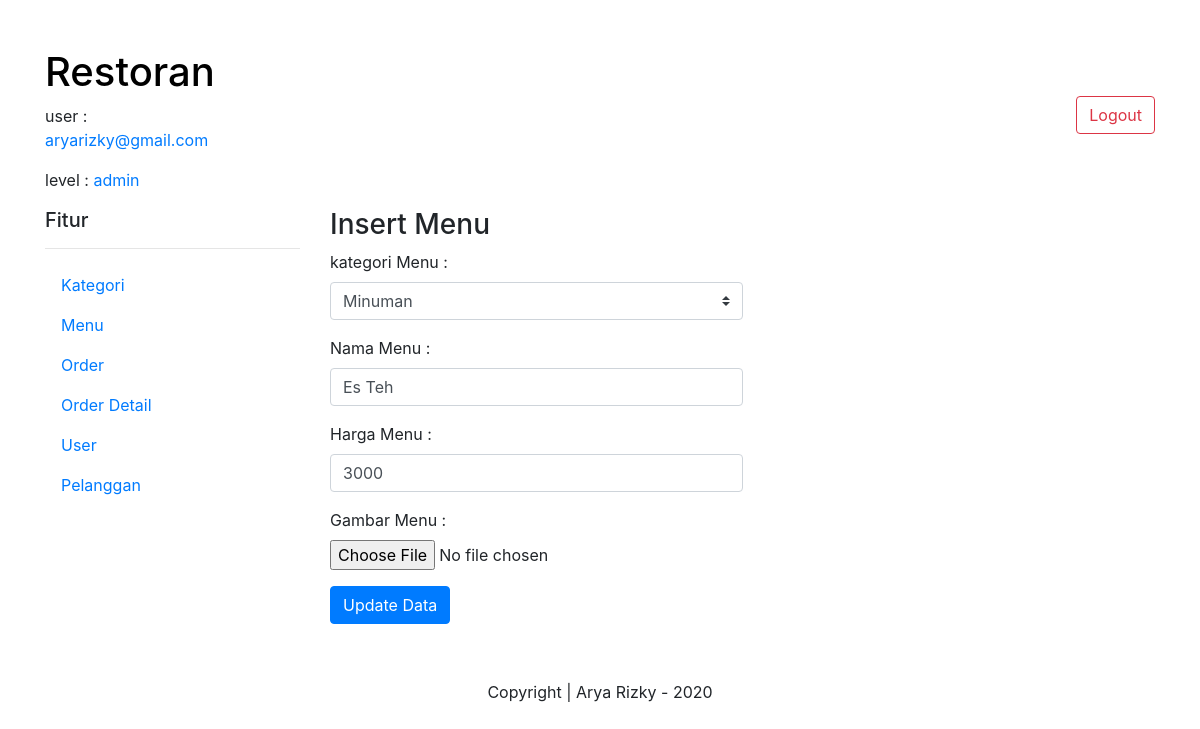
Page /admin/index.php?folder=menu&menu=update&id=14 (signed in) on the committed database.
### tables this page shows
CREATE TABLE `tabel_user` (
  `id_user` int(11) NOT NULL,
  `nama` varchar(100) NOT NULL,
  `email` varchar(100) NOT NULL,
  `password` varchar(255) NOT NULL,
  `level` varchar(100) NOT NULL,
  `aktif` int(11) NOT NULL DEFAULT '1'
);

CREATE TABLE `tabel_menu` (
  `id_menu` int(11) NOT NULL,
  `id_kategori` int(11) NOT NULL,
  `menu` varchar(100) NOT NULL,
  `gambar` varchar(100) NOT NULL,
  `harga` float NOT NULL
);

CREATE TABLE `tabel_kategori` (
  `id_kategori` int(11) NOT NULL,
  `kategori` varchar(100) NOT NULL
);

### database_controller.php (called while the page is built, shortened)
<?php
  class Database {
	  private   $host = "localhost",
	            $user = "root",
	            $password = "",
	            $database = "database_restoran",
	            $koneksi;
	  public function __construct () {
                 $this->koneksi = $this->connectDB();
	  }
	  public function connectDB () {
	           return $koneksi = mysqli_connect ( $this->host, $this->user, $this->password, $this->database );
 	  }
 	  public function getAll ($sql) {
                 $result = mysqli_query ( $this->koneksi, $sql );
                 while ( $row = mysqli_fetch_assoc ( $result ) ) {
                       $data[] = $row;
                 }
                 if ( !empty ( $data ) ) {
                    return $data;
                 }
 	  }
 	  public function getItem ($sql) {
                 $result = mysqli_query ( $this->koneksi, $sql );
                 $row = mysqli_fetch_assoc ( $result );
                 return $row;
 	  }
 }
 ?>

### menu/menu/update.php (the view, shortened to what this page needs)
<?php
  $kategoriAll = $database->getAll("SELECT * FROM tabel_kategori");
  $id = $_GET["id"];
  $data = $database->getItem("SELECT * FROM tabel_menu WHERE id_menu = $id");
  $idkategori = $data["id_kategori"];
?>
<h3> Insert Menu </h3>
<form action="" method="post" enctype="multipart/form-data">
     <div class="form-group w-50">
         <label> kategori Menu : </label> <br>
         <select name="kategori" class="custom-select mr-sm-2 w-100" >
                <?php foreach ( $kategoriAll as $kategori ) : ?>
                  <option <?php if ( $kategori["id_kategori"] == $idkategori ) {echo "selected";} ?> value="<?= $kategori["id_kategori"] ?>"> <?= $kategori["kategori"] ?> </option>
                <?php endforeach; ?>
         </select>
    </div>
    <div class="form-group w-50">
        <label> Nama Menu : </label>
        <input type="text" name="menu" class="form-control" value="<?= $data['menu'] ?>">
    </div>
    <div class="form-group w-50">
        <label> Harga Menu : </label>
        <input type="number" name="harga" class="form-control" value="<?= $data['harga'] ?>">
    </div>
    <div class="form-group w-50">
        <label> Gambar Menu : </label> <br>
        <input type="file" name="gambar"> <br>
    </div>
    <button type="submit" name="simpan" class="btn btn-primary mb-2"> Update Data </button>
</form>

### admin/index.php (shortened to what this page needs)
<?php
  require_once "../database_controller.php";
  $database = new Database();
  $idUser = $_SESSION["id"];
  $data = $database->getItem("SELECT * FROM tabel_user WHERE id_user=$idUser");
?>
<!DOCTYPE html>
<html>
<head>
	<link rel="stylesheet" href="https://stackpath.bootstrapcdn.com/bootstrap/4.4.1/css/bootstrap.min.css">
	<link rel="stylesheet" type="text/css" href="https://stackpath.bootstrapcdn.com/font-awesome/4.7.0/css/font-awesome.min.css">
</head>
<body>
<div class="container" >
	<div class="row mt-5" >
	 	<div class="col-md-3" >
	        <h1> <a href="index.php" style="text-decoration: none; color: black">Restoran</a>  </h1>
	        <p class="float-left mr-5" >user : <a href="?folder=user&menu=update_user&id=<?= $_SESSION["id"] ?>"> <?= $data["email"] ?> </a> </p>
	        <p class="float-left mr-5" >level : <a href="?folder=user&menu=update_user&id=<?= $_SESSION["id"] ?>"> <?= $data["level"] ?> </a> </p>
	 	</div>
	 	<div class="col-md-9" >
	        <a href="logout.php"><button type="button" class="btn btn-outline-danger float-right mt-5"> Logout </button></a>
	 	</div>
	</div>
	<div class="row" >
	    <div class="col-md-3" >
	    	<h5> Fitur </h5>
	    	<hr>
	        <ul class="nav flex-column">
	        	<?php if ( $data["level"] == "admin" ) : ?>
	            <li class="nav-item">
	               <a class="nav-link active" href="?folder=kategori&menu=select"> Kategori </a>
	            </li>
	            <li class="nav-item">
	               <a class="nav-link active" href="?folder=menu&menu=select"> Menu </a>
	            </li>
	            <li class="nav-item">
	               <a class="nav-link active" href="?folder=order&menu=select"> Order </a>
	            </li>
	            <li class="nav-item">
	               <a class="nav-link active" href="?folder=order_detail&menu=select"> Order Detail </a>
	            </li>
	            <li class="nav-item">
	               <a class="nav-link active" href="?folder=user&menu=select"> User </a>
	            </li>
	            <li class="nav-item">
	               <a class="nav-link active" href="?folder=pelanggan&menu=select"> Pelanggan </a>
	            </li>
	            <?php elseif ( $data["level"] == "koki" )  : ?>
	              <li class="nav-item">
	                 <a class="nav-link active" href="?folder=order_detail&menu=select"> Order Detail </a>
	              </li>
	            <?php endif; ?>
	        </ul>
	    </div>
	    <div class="col-md-9" >
	        <?php if ( isset ( $_GET["folder"] ) && isset ( $_GET["menu"] ) ) : ?>
	      	  <?php
                $folder = $_GET["folder"];
                $menu   = $_GET["menu"];
                $file   = "../menu/".$folder."/".$menu.".php";
                require_once $file;
	      	  ?>
	      	  <?php else : ?>
	      	    <div class="alert alert-success w-25 mr-5" role="alert"> Welcome <?= $data["nama"] ?> </div>
	      	  <?php endif; ?>
	    </div>
    </div>
	<div class="row" >
	    <div class="col mt-5" >
	        <p class="text-center"> Copyright | Arya Rizky - 2020 </p>
	 	</div>
	</div>
</div>
</body>
</html>

### rows in the picture
tabel_user: email "aryarizky@gmail.com", level "admin"
tabel_menu: kategori "Minuman", menu "Es Teh", harga "3000"
